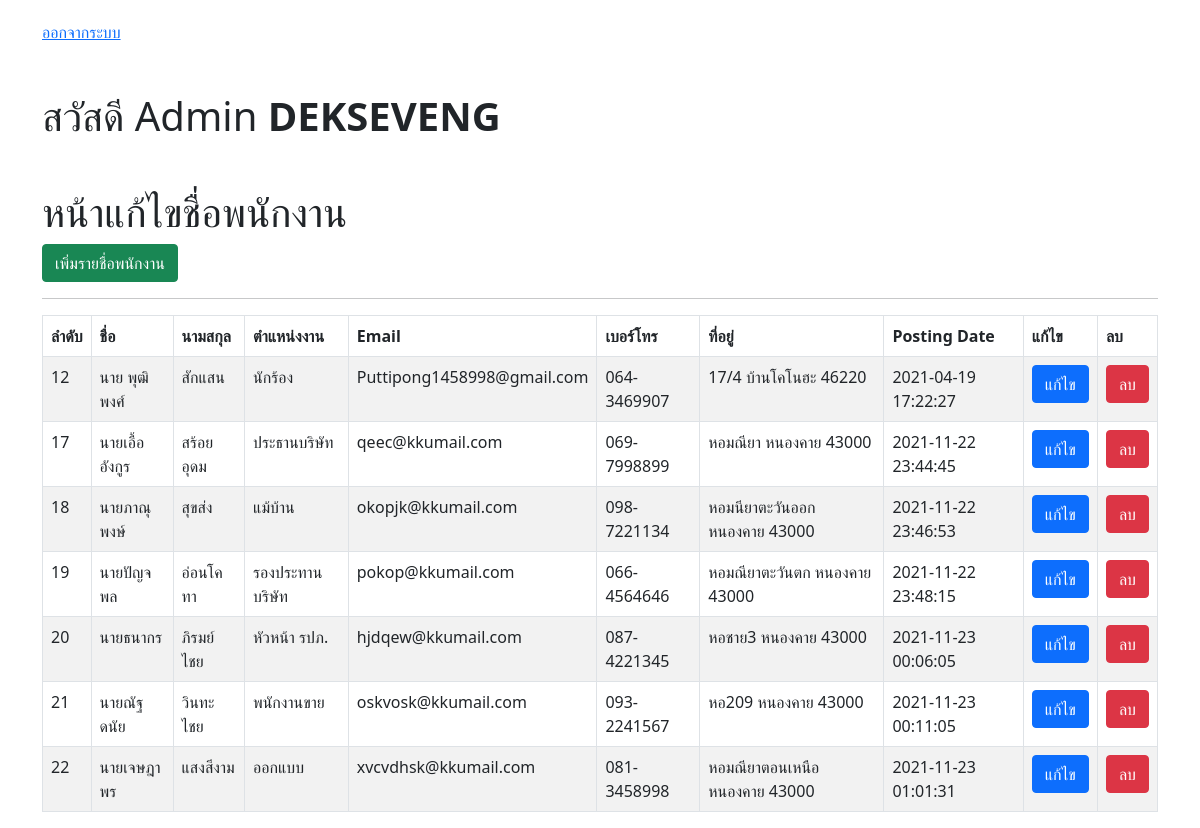
/index.php (signed in), run on the app's committed database.
### tables this page shows
CREATE TABLE `tblusers` (
  `position` varchar(50) NOT NULL,
  `id` int(11) NOT NULL,
  `firstname` varchar(30) NOT NULL,
  `lastname` varchar(30) NOT NULL,
  `email` varchar(100) NOT NULL,
  `phonenumber` varchar(11) NOT NULL,
  `address` varchar(255) NOT NULL,
  `postingdate` timestamp NOT NULL DEFAULT current_timestamp()
);

### functions.php (called while the page is built, shortened)
<?php
    class DB_con {
        function __construct() {
            $conn = mysqli_connect(DB_SERVER, DB_USER, DB_PASS, DB_NAME);
            $this->dbcon = $conn;
        }
        public function fetchdata() {
            $result = mysqli_query($this->dbcon, "SELECT * FROM tblusers");
            return $result;
        }
    }
?>

### index.php (the view, shortened to what this page needs)
<!DOCTYPE html>
<html lang="en">
</html>
<head>
    <link rel="stylesheet" href="https://stackpath.bootstrapcdn.com/bootstrap/5.0.0-alpha1/css/bootstrap.min.css"
>
</head>
<body>
    </head>
    <body style="margin-top:20px;">
        <div class="container">
            <ul class="nav nav-pills" id="header">
                <li role="presentation"><a href="welcome.php">ออกจากระบบ</a></li>
            </ul>
        </div>
    </body>
    <div class="container">
        <h1 class="my-5"> สวัสดี Admin <b><?php echo htmlspecialchars($_SESSION["username"]); ?></b></h1>
        <h1 class="mt-5">หน้าแก้ไขชื่อพนักงาน</h1>
        <a href="insert.php" class="btn btn-success">เพิ่มรายชื่อพนักงาน</a>
        <hr>
        <table id="mytable" class="table table-bordered table-striped">
            <thead>
                <th>ลำดับ</th>
                <th>ชื่อ</th>
                <th>นามสกุล</th>
                <th>ตำแหน่งงาน</th>
                <th>Email</th>
                <th>เบอร์โทร</th>
                <th>ที่อยู่</th>
                <th>Posting Date</th>
                <th>แก้ไข</th>
                <th>ลบ</th>
            </thead>
            <tbody>
                <?php
                include_once('functions.php');
                $fetchdata = new DB_con();
                $sql = $fetchdata->fetchdata();
                while($row = mysqli_fetch_array($sql)) {
            ?>
                <tr>
                    <td><?php echo $row['id']; ?></td>
                    <td><?php echo $row['firstname']; ?></td>
                    <td><?php echo $row['lastname']; ?></td>
                    <td><?php echo $row['position']; ?></td>
                    <td><?php echo $row['email']; ?></td>
                    <td><?php echo $row['phonenumber']; ?></td>
                    <td><?php echo $row['address']; ?></td>
                    <td><?php echo $row['postingdate']; ?></td>
                    <td><a href="update.php?id=<?php echo $row['id']; ?>" class="btn btn-primary">แก้ไข</a></td>
                    <td><a href="delete.php?del=<?php echo $row['id']; ?>" class="btn btn-danger">ลบ</a></td>
                </tr>
                <?php
                }
            ?>
            </tbody>
        </table>
    </div>
</body>
</html>

### data on the page
tblusers: id "12", firstname "นาย พุฒิพงศ์", lastname "สักแสน", position "นักร้อง", email "Puttipong1458998@gmail.com", phonenumber "064-3469907", address "17/4 บ้านโคโนฮะ 46220", postingdate "2021-04-19 17:22:27"
tblusers: id "17", firstname "นายเอื้ออังกูร", lastname "สร้อยอุดม", position "ประธานบริษัท", email "qeec@kkumail.com", phonenumber "069-7998899", address "หอมณียา หนองคาย 43000", postingdate "2021-11-22 23:44:45"
tblusers: id "18", firstname "นายภาณุพงษ์", lastname "สุขส่ง", position "แม้บ้าน", email "okopjk@kkumail.com", phonenumber "098-7221134", address "หอมนียาตะวันออก หนองคาย 43000", postingdate "2021-11-22 23:46:53"
tblusers: id "19", firstname "นายปัญจพล", lastname "อ่อนโคทา", position "รองประทานบริษัท", email "pokop@kkumail.com", phonenumber "066-4564646", address "หอมณียาตะวันตก หนองคาย 43000", postingdate "2021-11-22 23:48:15"
tblusers: id "20", firstname "นายธนากร", lastname "ภิรมย์ไชย", position "หัวหน้า รปภ.", email "hjdqew@kkumail.com", phonenumber "087-4221345", address "หอชาย3 หนองคาย 43000", postingdate "2021-11-23 00:06:05"
tblusers: id "21", firstname "นายณัฐดนัย", lastname "วินทะไชย", position "พนักงานขาย", email "oskvosk@kkumail.com", phonenumber "093-2241567", address "หอ209 หนองคาย 43000", postingdate "2021-11-23 00:11:05"
tblusers: id "22", firstname "นายเจษฎาพร", lastname "แสงสีงาม", position "ออกแบบ", email "xvcvdhsk@kkumail.com", phonenumber "081-3458998", address "หอมณียาตอนเหนือ หนองคาย 43000", postingdate "2021-11-23 01:01:31"

### other printed values
$_SESSION["username"] "DEKSEVENG"
